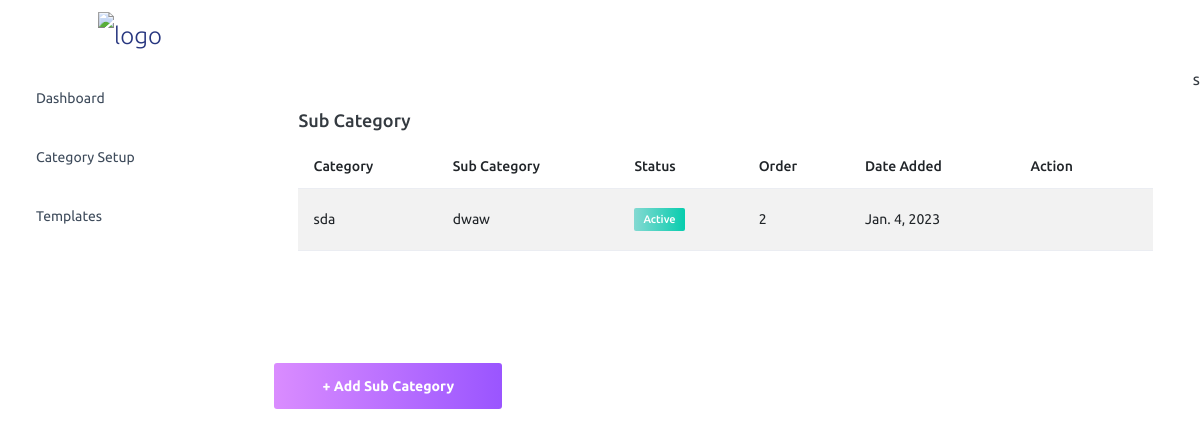
The page /sub_category/ (signed in) on the database as committed earlier.
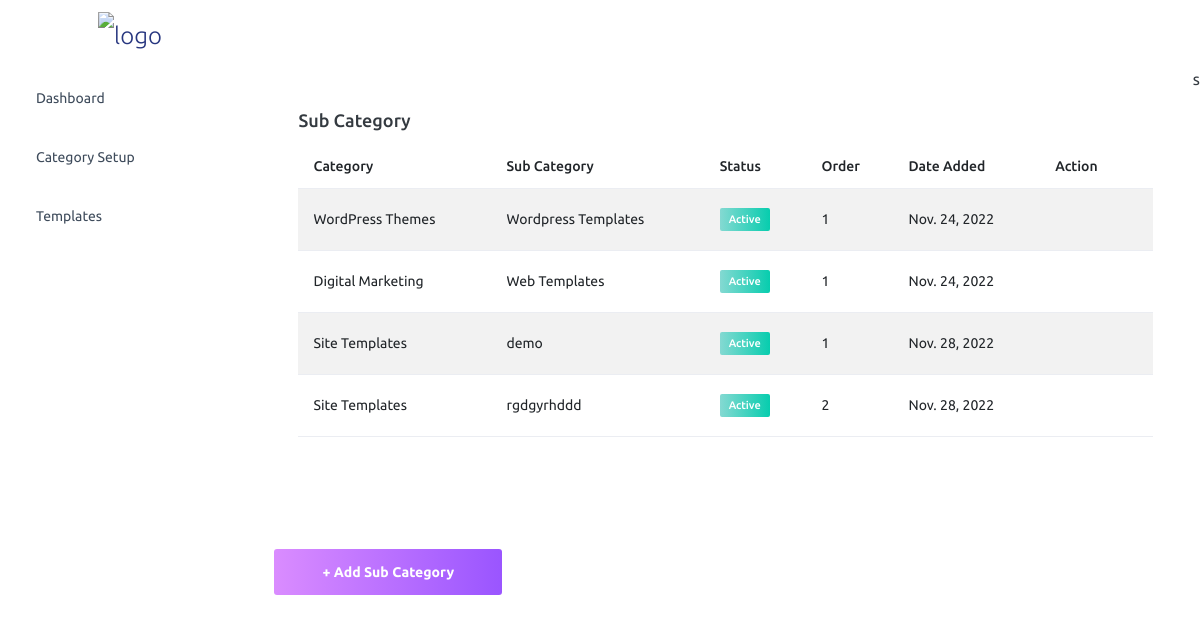
The same page on the database as committed later.
### adminpanel/models.py (models this page shows, shortened)
class SubCategory(models.Model):
    category = models.ForeignKey(Category, on_delete=models.CASCADE)
    sub_category = models.CharField(max_length=100, unique=True)
    order = models.IntegerField(null=True)
    STATUS_CHOICES = (("active", "active"), ("inactive", "inactive"))
    status = models.CharField(max_length=100, choices=STATUS_CHOICES, default="active")
    created = models.DateTimeField(auto_now_add=True, null=True)
    class Meta:
        verbose_name_plural = "2. Sub Category"

class Category(models.Model):
    category = models.CharField(max_length=100, unique=True)
    category_image = models.ImageField(null=True, upload_to="category_images/")
    order = models.IntegerField(null=True)
    STATUS_CHOICES = (("active", "active"), ("inactive", "inactive"))
    status = models.CharField(max_length=100, choices=STATUS_CHOICES, default="active")
    created = models.DateTimeField(auto_now_add=True, null=True)
    def __str__(self):
        return self.category
    class Meta:
        verbose_name_plural = "1. Category"

### adminpanel/views.py (the view)
# urls.py: path('sub_category/', views.sub_category, name='sub_category'),
@login_required
def sub_category(request):
    sub_category = SubCategory.objects.all().order_by("order")
    context = {"sub_category": sub_category}
    return render(request, "admin/sub_category.html", context)

### templates/admin/sub_category.html (shortened to what this page needs)
{% load static %} {% include 'admin/nav.html' %}
<div class="main-panel">
  <div class="col-lg-12 grid-margin stretch-card">
    <div class="card">
      <div class="card-body">
        <h4 class="card-title">Sub Category</h4>
        <div class="table-responsive">
        <table class="table table-striped">
          <thead>
            <tr>
              <th>Category</th>
              <th>Sub Category</th>
              <th>Status</th>
              <th>Order</th>
              <th>Date Added</th>
              <th>Action</th>
            </tr>
          </thead>
          <tbody>
            {% for sub_category in sub_category %}
            <tr>
              <td class="py-1">{{sub_category.category}}</td>
              <td>{{sub_category.sub_category}}</td>
              <td>
                {% if sub_category.status == 'active' %}
                <label class="badge badge-gradient-success">Active</label>
                {% else %}
                <label class="badge badge-gradient-danger">Inactive</label>
                {% endif %}
              </td>
              <td>{{sub_category.order}}</td>
              <td>{{sub_category.created.date}}</td>
              <td>
                <div class="nav-item nav-profile dropdown">
                  <a
                    class="nav-link dropdown-toggle"
                    id="profileDropdown"
                    href="#"
                    data-bs-toggle="dropdown"
                    aria-expanded="false"
                  >
                    <i class="mdi mdi-table-edit"></i>
                  </a>
                </div>
              </td>
            </tr>
            {% endfor %}
          </tbody>
        </table></div>
      </div>
    </div>
  </div>
  <span class="nav-link">
    <a href="{% url 'add_sub_category' %}">
      <button class="btn btn-block btn-lg btn-gradient-primary mt-4">
        + Add Sub Category
      </button>
    </a>
  </span>
</div>
{% include 'admin/footer.html' %}s

Rows that differ between the two databases and show on the page:
removed SubCategory: category "sda", sub_category "dwaw", status "Active", order "2", created "Jan. 4, 2023"
added SubCategory: category "WordPress Themes", sub_category "Wordpress Templates", status "Active", order "1", created "Nov. 24, 2022"
added SubCategory: category "Digital Marketing", sub_category "Web Templates", status "Active", order "1", created "Nov. 24, 2022"
added SubCategory: category "Site Templates", sub_category "demo", status "Active", order "1", created "Nov. 28, 2022"
added SubCategory: category "Site Templates", sub_category "rgdgyrhddd", status "Active", order "2", created "Nov. 28, 2022"
